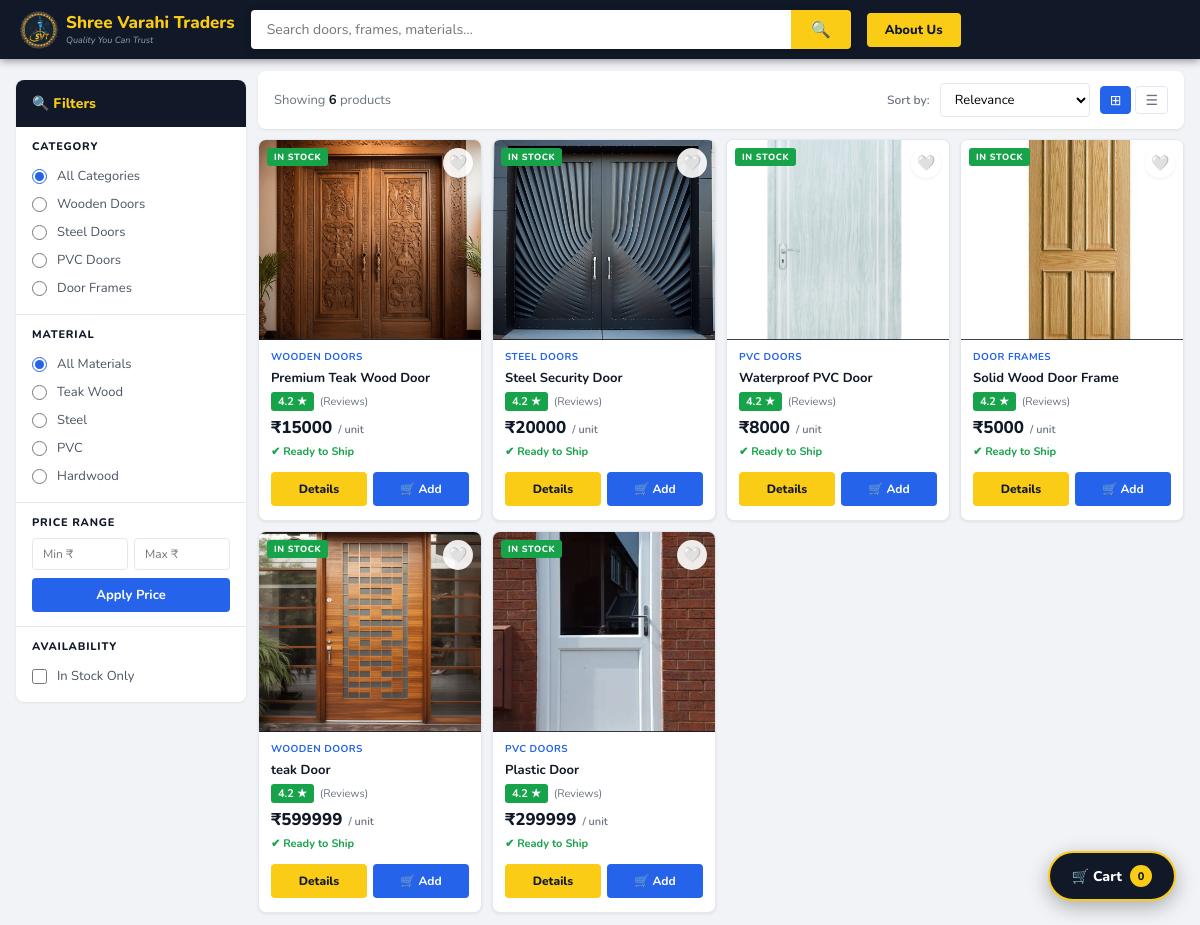
The app's page /, older data.
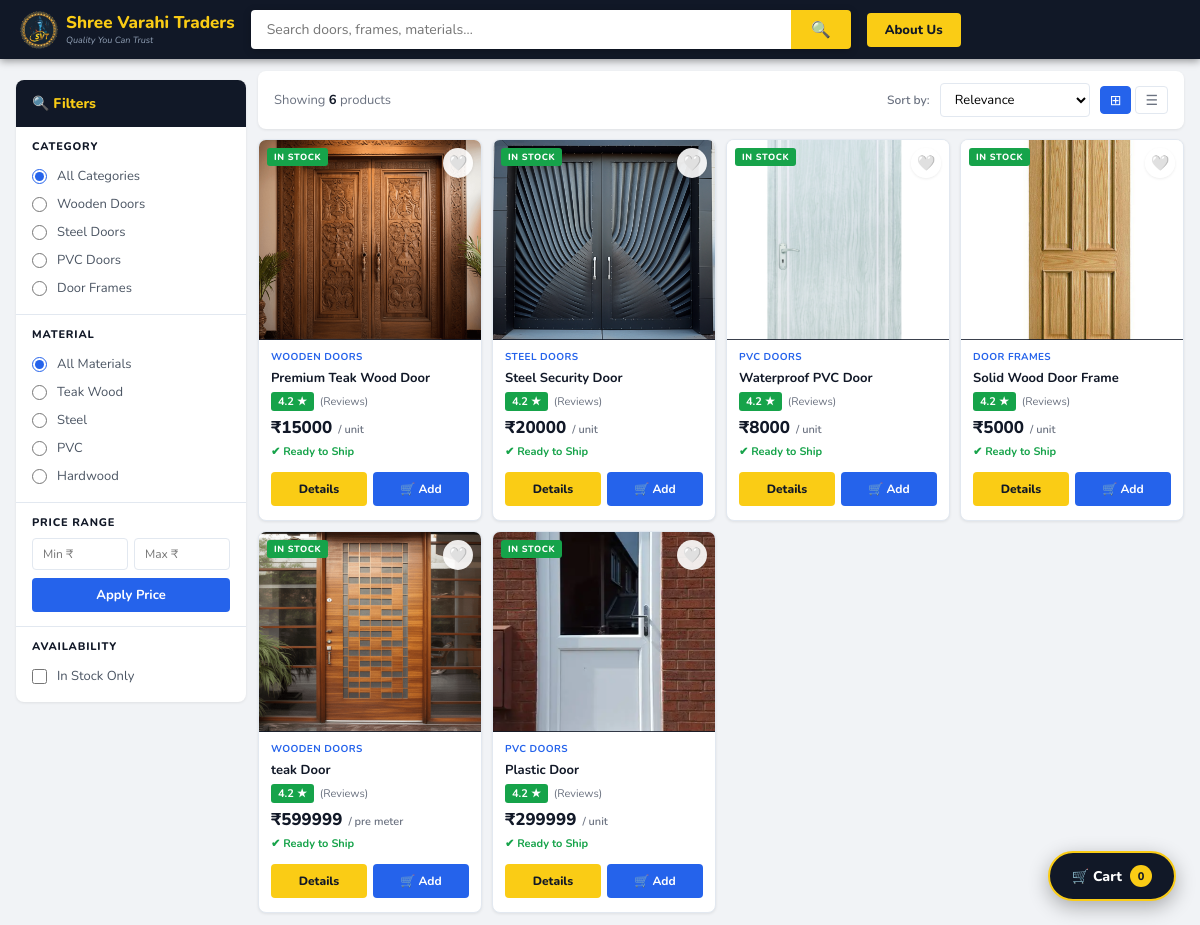
The same page, newer data.
### products/models.py (models this page shows, shortened)
class Product(models.Model):
    name = models.CharField(max_length=200)
    category = models.ForeignKey(Category, on_delete=models.CASCADE)
    material = models.CharField(max_length=100)
    price = models.DecimalField(max_digits=10, decimal_places=2)
    units = models.CharField(max_length=50, blank=True, null=True)
    description = models.TextField()
    extra_info = models.TextField(blank=True, null=True)
    image = models.ImageField(upload_to='products/', blank=True, null=True)
    in_stock = models.BooleanField(default=True)
    colors = models.CharField(
        max_length=300, blank=True, null=True,
        help_text="Comma-separated e.g. Brown,Black,White"
    )
    dimensions = models.CharField(
        max_length=300, blank=True, null=True,
        help_text="Comma-separated e.g. 60x30x45cm, 90x40x75cm, 120x50x90cm"
    )
    available_sizes = models.CharField(
    max_length=300, blank=True, null=True,
    help_text="Format: size:price — e.g. 7ft:5000,8ft:6500,9ft:8000,10ft:9500 — add * for out of stock: 9ft*:8000"
)

class Category(models.Model):
    name = models.CharField(max_length=100)

### products/views.py (the view)
# urls.py: path('', views.product_list, name='product_list'),
def product_list(request):
    products = Product.objects.all()
    return render(request, 'products.html', {'products': products})

### templates/products.html (shortened to what the changed rows need)
{% load static %}
<!DOCTYPE html>
<html lang="en">
<head>
</head>
<body>
<div class="body-wrap">
    <div class="product-area">
        <div class="product-grid" id="productGrid">
            {% for product in products %}
            <div class="card-wrapper"
                 data-name="{{ product.name|lower }}"
                 data-category="{{ product.category.name }}"
                 data-material="{{ product.material }}"
                 data-price="{{ product.price }}"
                 data-instock="{% if product.in_stock %}1{% else %}0{% endif %}">
                <div class="card">
                    {% if product.in_stock %}
                        <span class="stock-badge in">In Stock</span>
                    {% else %}
                        <span class="stock-badge out">Out of Stock</span>
                    {% endif %}
                    <button class="wish-btn">🤍</button>
                    <a href="{% url 'product_detail' product.id %}" style="text-decoration:none;">
                        <div class="img-wrap">
                            {% if product.image %}
                                <img class="card-img" src="{{ product.image.url }}" alt="{{ product.name }}">
                            {% else %}
                                <img class="card-img" src="https://placehold.co/300x200/e2e8f0/94a3b8?text=No+Image" alt="No Image">
                            {% endif %}
                            <div class="quick-view">👁 Quick View</div>
                        </div>
                    </a>
                    <div class="card-body">
                        <div class="cat-tag">{{ product.category.name }}</div>
                        <div class="prod-name">{{ product.name }}</div>
                        <div class="rating-wrap">
                            <div class="rating-chip">4.2 ★</div>
                            <span class="rating-reviews">(Reviews)</span>
                        </div>
                        <div class="price-wrap">
                            <span class="price-main">₹{{ product.price|floatformat:0 }}</span>
                            <span class="price-unit">/ {{ product.units }}</span>
                        </div>
                        <div class="delivery">✔ Ready to Ship</div>
                        <div class="card-actions">
                            <a href="{% url 'product_detail' product.id %}" class="btn-view">Details</a>
                            <button class="btn-cart add-cart-btn"
                                    data-id="{{ product.id }}"
                                    data-name="{{ product.name }}"
                                    data-price="{{ product.price }}"
                                    data-image="{% if product.image %}{{ product.image.url }}{% endif %}"
                                    data-category="{{ product.category.name }}"
                                    data-material="{{ product.material }}"
                                    {% if not product.in_stock %}disabled style="opacity:0.5;cursor:not-allowed;"{% endif %}>
                                🛒 Add
                            </button>
                        </div>
                    </div>
                </div>
            </div>
            {% empty %}
            <div class="no-results">
                <div class="no-icon">🔍</div>
                <strong>No Products Available</strong>
                Check back soon!
            </div>
            {% endfor %}
        </div>
    </div>
</div>
</body>
</html>

Row changes from the older to the newer data that the page shows:
changed Product "teak Door": units "unit" → "pre meter"
